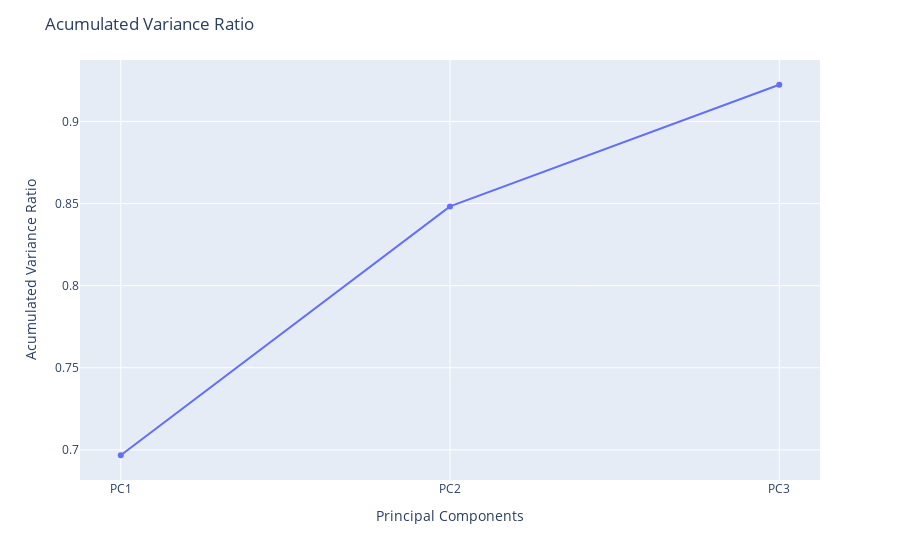

Notebook cell for this chart:
### Code cell
# Função para plotar o gráfico de soma cumulativa da variância explicada pelos componentes principais em uma análise PCA
def plot_cumulative_sum_variance(cumulative_variance, n_components):
    """
    Plot the cumulative sum of explained variance by principal components in a PCA analysis.

    Parameters:
    - cumulative_variance (array): Array containing the cumulative sum of explained variance ratio.
    - n_components (int): Number of principal components.

    Returns:
    - None (displays the plot).
    """
    feature_names = [f"PC{i}" for i in range(1, n_components + 1)]

    # Plot cumulative variance
    fig = px.line(x=feature_names, y=cumulative_variance, markers=True, labels={'x': 'Principal Components', 'y': 'Acumulated Variance Ratio'})
    fig.update_layout(title='Acumulated Variance Ratio')

    fig.show()
    
cumulative_variance = np.cumsum(explained_variance_ratio)
plot_cumulative_sum_variance(cumulative_variance, n_components)

### Figure 1 — Plotly figure (JSON) as saved in the notebook; plotly's stock layout.template omitted (floating-point values rounded to 4 significant figures)
{"data": [{"hovertemplate": "Principal Components=%{x}<br>Acumulated Variance Ratio=%{y}<extra></extra>", "legendgroup": "", "line": {"color": "#636efa", "dash": "solid"}, "marker": {"symbol": "circle"}, "mode": "lines+markers", "name": "", "orientation": "v", "showlegend": false, "type": "scatter", "x": ["PC1", "PC2", "PC3"], "xaxis": "x", "y": [0.6967, 0.8483, 0.9224], "yaxis": "y"}], "layout": {"legend": {"tracegroupgap": 0}, "margin": {"t": 60}, "title": {"text": "Acumulated Variance Ratio"}, "xaxis": {"anchor": "y", "domain": [0, 1], "title": {"text": "Principal Components"}}, "yaxis": {"anchor": "x", "domain": [0, 1], "title": {"text": "Acumulated Variance Ratio"}}}}
